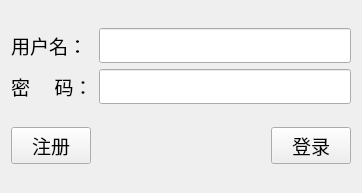
<?xml version="1.0" encoding="UTF-8"?>
<ui version="4.0">
 <class>Client</class>
 <widget class="QWidget" name="Client">
  <property name="geometry">
   <rect>
    <x>0</x>
    <y>0</y>
    <width>362</width>
    <height>193</height>
   </rect>
  </property>
  <property name="windowTitle">
   <string>Client</string>
  </property>
  <layout class="QVBoxLayout" name="verticalLayout">
   <item>
    <layout class="QGridLayout" name="gridLayout">
     <item row="1" column="0">
      <widget class="QLabel" name="label">
       <property name="font">
        <font>
         <family>Agency FB</family>
         <pointsize>14</pointsize>
        </font>
       </property>
       <property name="text">
        <string>用户名：</string>
       </property>
      </widget>
     </item>
     <item row="4" column="0">
      <widget class="QLabel" name="label_2">
       <property name="font">
        <font>
         <family>Agency FB</family>
         <pointsize>14</pointsize>
        </font>
       </property>
       <property name="text">
        <string>密     码：</string>
       </property>
      </widget>
     </item>
     <item row="4" column="1">
      <widget class="QLineEdit" name="pwd_LE">
       <property name="font">
        <font>
         <family>Agency FB</family>
         <pointsize>14</pointsize>
        </font>
       </property>
       <property name="focusPolicy">
        <enum>Qt::ClickFocus</enum>
       </property>
       <property name="echoMode">
        <enum>QLineEdit::Password</enum>
       </property>
      </widget>
     </item>
     <item row="1" column="1">
      <widget class="QLineEdit" name="name_LE">
       <property name="font">
        <font>
         <family>Agency FB</family>
         <pointsize>14</pointsize>
        </font>
       </property>
       <property name="cursor">
        <cursorShape>IBeamCursor</cursorShape>
       </property>
       <property name="echoMode">
        <enum>QLineEdit::Normal</enum>
       </property>
      </widget>
     </item>
    </layout>
   </item>
   <item>
    <layout class="QHBoxLayout" name="horizontalLayout">
     <item>
      <widget class="QPushButton" name="login_PB">
       <property name="font">
        <font>
         <family>Agency FB</family>
         <pointsize>14</pointsize>
        </font>
       </property>
       <property name="text">
        <string>注册</string>
       </property>
      </widget>
     </item>
     <item>
      <spacer name="horizontalSpacer">
       <property name="orientation">
        <enum>Qt::Horizontal</enum>
       </property>
       <property name="sizeHint" stdset="0">
        <size>
         <width>40</width>
         <height>20</height>
        </size>
       </property>
      </spacer>
     </item>
     <item>
      <widget class="QPushButton" name="pushButton_2">
       <property name="font">
        <font>
         <family>Agency FB</family>
         <pointsize>14</pointsize>
        </font>
       </property>
       <property name="text">
        <string>登录</string>
       </property>
      </widget>
     </item>
    </layout>
   </item>
  </layout>
 </widget>
 <resources/>
 <connections/>
</ui>
